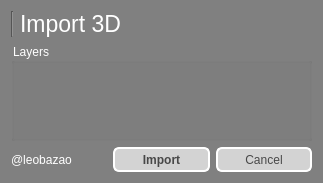
<?xml version="1.0" encoding="UTF-8"?>
<ui version="4.0">
 <class>Form</class>
 <widget class="QWidget" name="Form">
  <property name="geometry">
   <rect>
    <x>0</x>
    <y>0</y>
    <width>323</width>
    <height>183</height>
   </rect>
  </property>
  <property name="sizePolicy">
   <sizepolicy hsizetype="Fixed" vsizetype="Preferred">
    <horstretch>0</horstretch>
    <verstretch>0</verstretch>
   </sizepolicy>
  </property>
  <property name="windowTitle">
   <string>Import Scenes 3D MNM</string>
  </property>
  <property name="styleSheet">
   <string notr="true">QWidget{	
	background-color: gray;
}

QLabel{
	color: white;
}

QLabel:disabled {
	color: lightgray;
}

QGroupBox {
	color: white;
}

QGroupBox:disabled {
	color: lightgray;
}

QScrollBar::handle {
	border-radius: 10px;
 	border: none;
	background-color: #05B8CC;
	width: 5px;
}

QScrollBar::add-page{ 
	border: none;
    background-color: transparent;
}

QScrollBar::sub-page {
    background-color: transparent;
	border: none;
}

QScrollBar::add-line {
    border: none;
    background-color: transparent;
}

QScrollBar::sub-line {
    border: none;
    background-color: transparent;
}

QScrollBar:arrow{
	border: none;
	background: transparent;
	color: none;
	image: none;
}

QLineEdit {
	color: gray;
	border: 2px solid lightgray;
	border-radius: 3px;
	background-color: rgb(142, 255, 214);
}

QLineEdit:hover {
	color: lightgray;
	border: 2px solid darkgray;
	border-radius: 3px;
	background-color: rgb(42, 155, 114);
}

QLineEdit:disabled {
	color: lightgray;
	border: 2px solid lightgray;
	border-radius: 3px;
	background-color: gray;
}

QCheckBox {
    spacing: 5px;
}

QCheckBox::unchecked{
	color: lightgray;
}

QCheckBox::checked{
	color: white;
}

QCheckBox::indicator:unchecked {
    border: 2px solid white;
	border-radius: 2px;
	background-color: lightgray;
}

QCheckBox::indicator:checked {
    border: 2px solid #05B8CC;
	border-radius: 1px;
	background-color: #01A1AA;
}

QCheckBox:disabled{
	color: rgb(250, 150, 120);
}

QCheckBox::indicator:checked:disabled {
    color: rgb(250, 90, 120);
	background-color: rgb(250, 200, 200);
	border-color: rgb(255, 230, 220);
}</string>
  </property>
  <layout class="QGridLayout" name="gridLayout" rowstretch="0,2,0">
   <item row="0" column="0">
    <layout class="QHBoxLayout" name="horizontalLayout">
     <item>
      <widget class="Line" name="line">
       <property name="orientation">
        <enum>Qt::Vertical</enum>
       </property>
      </widget>
     </item>
     <item>
      <widget class="QLabel" name="label">
       <property name="font">
        <font>
         <pointsize>17</pointsize>
        </font>
       </property>
       <property name="text">
        <string>Import 3D</string>
       </property>
      </widget>
     </item>
    </layout>
   </item>
   <item row="1" column="0">
    <widget class="QGroupBox" name="groupBox">
     <property name="title">
      <string>Layers</string>
     </property>
     <layout class="QGridLayout" name="gridLayout_2"/>
    </widget>
   </item>
   <item row="2" column="0">
    <layout class="QHBoxLayout" name="horizontalLayout_2">
     <property name="sizeConstraint">
      <enum>QLayout::SetMinimumSize</enum>
     </property>
     <item>
      <widget class="QLabel" name="label_2">
       <property name="text">
        <string>@leobazao</string>
       </property>
      </widget>
     </item>
     <item>
      <widget class="QPushButton" name="pushImport">
       <property name="sizePolicy">
        <sizepolicy hsizetype="Preferred" vsizetype="Fixed">
         <horstretch>0</horstretch>
         <verstretch>0</verstretch>
        </sizepolicy>
       </property>
       <property name="minimumSize">
        <size>
         <width>0</width>
         <height>25</height>
        </size>
       </property>
       <property name="maximumSize">
        <size>
         <width>16777215</width>
         <height>25</height>
        </size>
       </property>
       <property name="font">
        <font>
         <weight>75</weight>
         <bold>true</bold>
        </font>
       </property>
       <property name="styleSheet">
        <string notr="true">QPushButton {
	color: rgb(72, 72, 72);
    border: 2px solid white;
    border-radius: 6px;
	background-color: lightgray;
}

QPushButton:pressed {
	color: white;
	border-color: white;
    background-color: #05B8CC;
}

QPushButton:flat {
    border: none; /* no border for a flat push button */
}

QPushButton:default {
    border-color: navy; /* make the default button prominent */
}

QPushButton:hover{
    border: 2px solid #05B8CC;
    color: black;
}

QPushButton::disabled {
	border-color: darkgray;
	color: gray;
}</string>
       </property>
       <property name="text">
        <string>Import</string>
       </property>
      </widget>
     </item>
     <item>
      <widget class="QPushButton" name="pushCancel">
       <property name="minimumSize">
        <size>
         <width>0</width>
         <height>25</height>
        </size>
       </property>
       <property name="maximumSize">
        <size>
         <width>16777215</width>
         <height>25</height>
        </size>
       </property>
       <property name="styleSheet">
        <string notr="true">QPushButton {
	color: rgb(72, 72, 72);
    border: 2px solid white;
    border-radius: 6px;
	background-color: lightgray;
}

QPushButton:pressed {
	color: red;
    background-color: rgb(255, 196, 197);
}

QPushButton:flat {
    border: none; /* no border for a flat push button */
}

QPushButton:default {
    border-color: navy; /* make the default button prominent */
}

QPushButton:hover{
    border: 2px solid #05B8CC;
    color: black;
}</string>
       </property>
       <property name="text">
        <string>Cancel</string>
       </property>
      </widget>
     </item>
    </layout>
   </item>
  </layout>
 </widget>
 <resources/>
 <connections/>
</ui>
